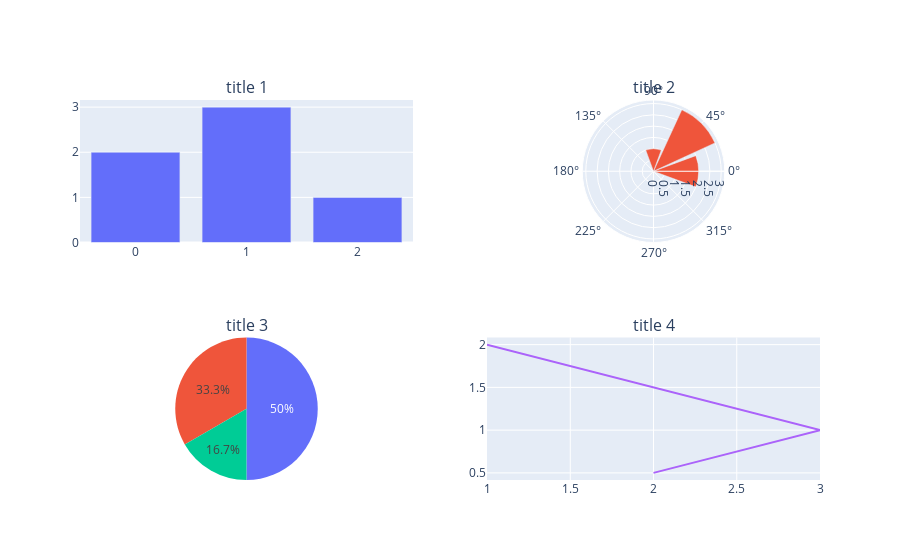

Notebook source saved alongside this figure:
### Code cell
from plotly.subplots import make_subplots
import plotly.graph_objects as go

fig = make_subplots(
    rows=2, cols=2, subplot_titles=('title 1', 'title 2', 'title 3','title 4'),
    specs=[[{"type": "xy"}, {"type": "polar"}],
           [{"type": "domain"}, {"type": "xy"}]],
)

fig.add_trace(go.Bar(y=[2, 3, 1]),
              row=1, col=1)

fig.add_trace(go.Barpolar(theta=[0, 45, 90], r=[2, 3, 1]),
              row=1, col=2)

fig.add_trace(go.Pie(values=[2, 3, 1]),
              row=2, col=1)

fig.add_trace(go.Scatter(x=[2, 3, 1], y=[0.5, 1, 2], mode="lines"),
              row=2, col=2)

fig.update_layout(height=700, showlegend=False)
fig.show()

### Figure 1 — Plotly figure (JSON) as saved in the notebook; plotly's stock layout.template omitted (floating-point values rounded to 4 significant figures)
{"data": [{"type": "bar", "xaxis": "x", "y": [2, 3, 1], "yaxis": "y"}, {"r": [2, 3, 1], "subplot": "polar", "theta": [0, 45, 90], "type": "barpolar"}, {"domain": {"x": [0, 0.45], "y": [0, 0.375]}, "type": "pie", "values": [2, 3, 1]}, {"mode": "lines", "type": "scatter", "x": [2, 3, 1], "xaxis": "x2", "y": [0.5, 1, 2], "yaxis": "y2"}], "layout": {"annotations": [{"font": {"size": 16}, "showarrow": false, "text": "title 1", "x": 0.225, "xanchor": "center", "xref": "paper", "y": 1, "yanchor": "bottom", "yref": "paper"}, {"font": {"size": 16}, "showarrow": false, "text": "title 2", "x": 0.775, "xanchor": "center", "xref": "paper", "y": 1, "yanchor": "bottom", "yref": "paper"}, {"font": {"size": 16}, "showarrow": false, "text": "title 3", "x": 0.225, "xanchor": "center", "xref": "paper", "y": 0.375, "yanchor": "bottom", "yref": "paper"}, {"font": {"size": 16}, "showarrow": false, "text": "title 4", "x": 0.775, "xanchor": "center", "xref": "paper", "y": 0.375, "yanchor": "bottom", "yref": "paper"}], "autosize": true, "polar": {"angularaxis": {"type": "linear"}, "domain": {"x": [0.55, 1], "y": [0.625, 1]}, "radialaxis": {"autorange": true, "range": [0, 3.158], "type": "linear"}}, "showlegend": false, "xaxis": {"anchor": "y", "autorange": true, "domain": [0, 0.45], "range": [-0.5, 2.5]}, "xaxis2": {"anchor": "y2", "autorange": true, "domain": [0.55, 1], "range": [1, 3], "type": "linear"}, "yaxis": {"anchor": "x", "autorange": true, "domain": [0.625, 1], "range": [0, 3.158], "type": "linear"}, "yaxis2": {"anchor": "x2", "autorange": true, "domain": [0, 0.375], "range": [0.4167, 2.083], "type": "linear"}}}
